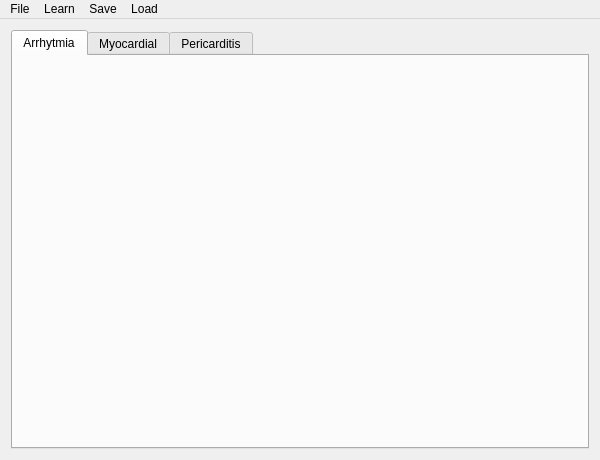
<?xml version="1.0" encoding="UTF-8"?>
<ui version="4.0">
 <class>MainWindow</class>
 <widget class="QMainWindow" name="MainWindow">
  <property name="geometry">
   <rect>
    <x>0</x>
    <y>0</y>
    <width>600</width>
    <height>460</height>
   </rect>
  </property>
  <property name="windowTitle">
   <string>EGC Doctor Helper</string>
  </property>
  <widget class="QWidget" name="centralWidget">
   <layout class="QGridLayout" name="gridLayout">
    <item row="0" column="0">
     <widget class="QTabWidget" name="tabWidget">
      <property name="currentIndex">
       <number>0</number>
      </property>
      <widget class="QWidget" name="tab">
       <attribute name="title">
        <string>Arrhytmia</string>
       </attribute>
       <layout class="QGridLayout" name="gridLayout_2">
        <item row="0" column="0">
         <layout class="QVBoxLayout" name="verticalLayout_2">
          <item>
           <widget class="QCustomPlot" name="plot" native="true">
            <property name="sizePolicy">
             <sizepolicy hsizetype="Maximum" vsizetype="Maximum">
              <horstretch>0</horstretch>
              <verstretch>0</verstretch>
             </sizepolicy>
            </property>
            <property name="maximumSize">
             <size>
              <width>4096</width>
              <height>4096</height>
             </size>
            </property>
           </widget>
          </item>
         </layout>
        </item>
       </layout>
      </widget>
      <widget class="QWidget" name="tab_2">
       <attribute name="title">
        <string>Myocardial</string>
       </attribute>
       <layout class="QGridLayout" name="gridLayout_3">
        <item row="0" column="0">
         <layout class="QVBoxLayout" name="verticalLayout_3">
          <item>
           <widget class="QCustomPlot" name="mPlot" native="true"/>
          </item>
         </layout>
        </item>
       </layout>
      </widget>
      <widget class="QWidget" name="tab_3">
       <attribute name="title">
        <string>Pericarditis</string>
       </attribute>
       <layout class="QGridLayout" name="gridLayout_4">
        <item row="0" column="0">
         <layout class="QVBoxLayout" name="verticalLayout_4">
          <item>
           <widget class="QCustomPlot" name="pPlot" native="true"/>
          </item>
         </layout>
        </item>
       </layout>
      </widget>
     </widget>
    </item>
   </layout>
  </widget>
  <widget class="QMenuBar" name="menuBar">
   <property name="geometry">
    <rect>
     <x>0</x>
     <y>0</y>
     <width>600</width>
     <height>21</height>
    </rect>
   </property>
   <widget class="QMenu" name="menuFile">
    <property name="title">
     <string>File</string>
    </property>
    <addaction name="actionLoad_Physionet_ECG_File"/>
   </widget>
   <widget class="QMenu" name="menuLearn">
    <property name="title">
     <string>Learn</string>
    </property>
    <addaction name="actionMyocardial"/>
    <addaction name="actionPericarditis"/>
   </widget>
   <widget class="QMenu" name="menuSave">
    <property name="title">
     <string>Save</string>
    </property>
    <addaction name="actionSave_Mycardial_ANN"/>
    <addaction name="actionSave_Pericarditis_ANN"/>
   </widget>
   <widget class="QMenu" name="menuLoad">
    <property name="title">
     <string>Load</string>
    </property>
    <addaction name="actionLoad_Myocardial_ANN"/>
    <addaction name="actionLoad_Pericarditis_ANN"/>
   </widget>
   <addaction name="menuFile"/>
   <addaction name="menuLearn"/>
   <addaction name="menuSave"/>
   <addaction name="menuLoad"/>
  </widget>
  <action name="actionLoad_Physionet_ECG_File">
   <property name="text">
    <string>Load Physionet ECG File</string>
   </property>
  </action>
  <action name="MainWindow_2">
   <property name="text">
    <string>MainWindow</string>
   </property>
  </action>
  <action name="actionArrhytmia">
   <property name="text">
    <string>Arrhytmia</string>
   </property>
  </action>
  <action name="actionMyocardial">
   <property name="text">
    <string>Myocardial</string>
   </property>
  </action>
  <action name="actionPericarditis">
   <property name="text">
    <string>Pericarditis</string>
   </property>
  </action>
  <action name="actionSave_Mycardial_ANN">
   <property name="text">
    <string>Save Mycardial ANN</string>
   </property>
  </action>
  <action name="actionSave_Pericarditis_ANN">
   <property name="text">
    <string>Save Pericarditis ANN</string>
   </property>
  </action>
  <action name="actionLoad_Myocardial_ANN">
   <property name="text">
    <string>Load Myocardial ANN</string>
   </property>
  </action>
  <action name="actionLoad_Pericarditis_ANN">
   <property name="text">
    <string>Load Pericarditis ANN</string>
   </property>
  </action>
 </widget>
 <layoutdefault spacing="6" margin="11"/>
 <customwidgets>
  <customwidget>
   <class>QCustomPlot</class>
   <extends>QWidget</extends>
   <header>qcustomplot/qcustomplot.h</header>
   <container>1</container>
  </customwidget>
 </customwidgets>
 <resources/>
 <connections>
  <connection>
   <sender>actionLoad_Physionet_ECG_File</sender>
   <signal>triggered()</signal>
   <receiver>MainWindow</receiver>
   <slot>onLoad()</slot>
   <hints>
    <hint type="sourcelabel">
     <x>-1</x>
     <y>-1</y>
    </hint>
    <hint type="destinationlabel">
     <x>299</x>
     <y>229</y>
    </hint>
   </hints>
  </connection>
  <connection>
   <sender>actionMyocardial</sender>
   <signal>triggered()</signal>
   <receiver>MainWindow</receiver>
   <slot>onLearnMyocardial()</slot>
   <hints>
    <hint type="sourcelabel">
     <x>-1</x>
     <y>-1</y>
    </hint>
    <hint type="destinationlabel">
     <x>299</x>
     <y>229</y>
    </hint>
   </hints>
  </connection>
  <connection>
   <sender>actionPericarditis</sender>
   <signal>triggered()</signal>
   <receiver>MainWindow</receiver>
   <slot>onLearnPericarditis()</slot>
   <hints>
    <hint type="sourcelabel">
     <x>-1</x>
     <y>-1</y>
    </hint>
    <hint type="destinationlabel">
     <x>299</x>
     <y>229</y>
    </hint>
   </hints>
  </connection>
  <connection>
   <sender>actionSave_Mycardial_ANN</sender>
   <signal>triggered()</signal>
   <receiver>MainWindow</receiver>
   <slot>onSaveMyocardialANN()</slot>
   <hints>
    <hint type="sourcelabel">
     <x>299</x>
     <y>229</y>
    </hint>
    <hint type="destinationlabel">
     <x>299</x>
     <y>229</y>
    </hint>
   </hints>
  </connection>
  <connection>
   <sender>actionLoad_Pericarditis_ANN</sender>
   <signal>triggered()</signal>
   <receiver>MainWindow</receiver>
   <slot>onLoadPericarditisANN()</slot>
   <hints>
    <hint type="sourcelabel">
     <x>-1</x>
     <y>-1</y>
    </hint>
    <hint type="destinationlabel">
     <x>299</x>
     <y>229</y>
    </hint>
   </hints>
  </connection>
  <connection>
   <sender>actionLoad_Myocardial_ANN</sender>
   <signal>triggered()</signal>
   <receiver>MainWindow</receiver>
   <slot>onLoadMyocardialANN()</slot>
   <hints>
    <hint type="sourcelabel">
     <x>-1</x>
     <y>-1</y>
    </hint>
    <hint type="destinationlabel">
     <x>299</x>
     <y>229</y>
    </hint>
   </hints>
  </connection>
  <connection>
   <sender>actionSave_Pericarditis_ANN</sender>
   <signal>triggered()</signal>
   <receiver>MainWindow</receiver>
   <slot>onSavePericarditisANN()</slot>
   <hints>
    <hint type="sourcelabel">
     <x>-1</x>
     <y>-1</y>
    </hint>
    <hint type="destinationlabel">
     <x>299</x>
     <y>229</y>
    </hint>
   </hints>
  </connection>
 </connections>
 <slots>
  <slot>onLoad()</slot>
  <slot>onLearnArrhytmia()</slot>
  <slot>onLearnMyocardial()</slot>
  <slot>onLearnPericarditis()</slot>
  <slot>onLoadMyocardialANN()</slot>
  <slot>onSaveMyocardialANN()</slot>
  <slot>onLoadPericarditisANN()</slot>
  <slot>onSavePericarditisANN()</slot>
 </slots>
</ui>
